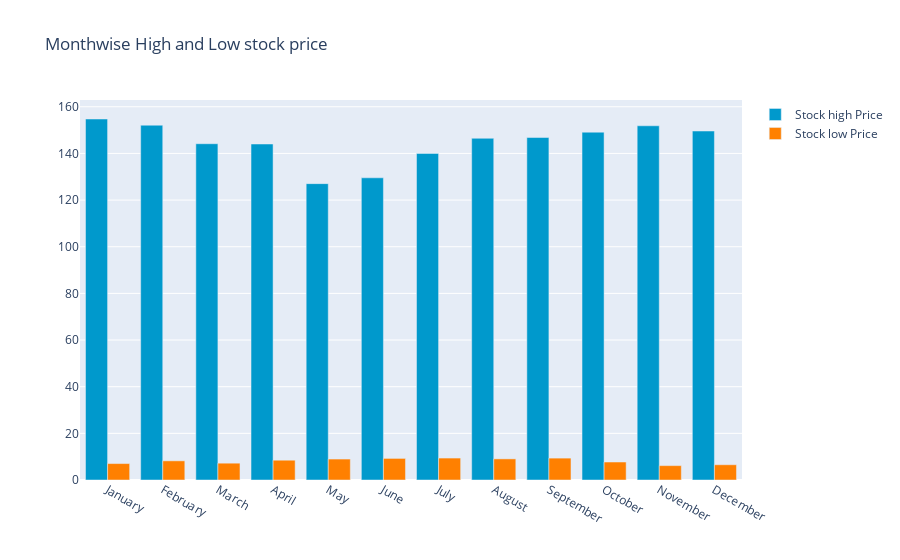

Notebook code for this chart:
### Markdown cell above
### Monthwise Visualization comparision between Stock High and Low price

### Code cell
data.groupby(data['Date'].dt.strftime('%B'))['Low'].min()
monthwise_high = data.groupby(data['Date'].dt.strftime('%B'))['High'].max()
monthwise_high = monthwise_high.reindex(new_order, axis=0)

monthwise_low = data.groupby(data['Date'].dt.strftime('%B'))['Low'].min()
monthwise_low = monthwise_low.reindex(new_order, axis=0)

fig = go.Figure()
fig.add_trace(go.Bar(
    x=monthwise_high.index,
    y=monthwise_high,
    name='Stock high Price',
    marker_color='rgb(0, 153, 204)'
))
fig.add_trace(go.Bar(
    x=monthwise_low.index,
    y=monthwise_low,
    name='Stock low Price',
    marker_color='rgb(255, 128, 0)'
))

fig.update_layout(barmode='group', 
                  title=' Monthwise High and Low stock price')
fig.show()

### Figure 1 — Plotly figure (JSON) as saved in the notebook; plotly's stock layout.template omitted (floating-point values rounded to 4 significant figures)
{"data": [{"marker": {"color": "rgb(0, 153, 204)"}, "name": "Stock high Price", "type": "bar", "x": ["January", "February", "March", "April", "May", "June", "July", "August", "September", "October", "November", "December"], "y": [154.8, 152.1, 144.2, 144.0, 127.1, 129.6, 140.0, 146.5, 146.8, 149.1, 151.9, 149.6]}, {"marker": {"color": "rgb(255, 128, 0)"}, "name": "Stock low Price", "type": "bar", "x": ["January", "February", "March", "April", "May", "June", "July", "August", "September", "October", "November", "December"], "y": [7.042, 8.208, 7.209, 8.483, 8.981, 9.255, 9.407, 9.05, 9.383, 7.707, 6.159, 6.54]}], "layout": {"barmode": "group", "title": {"text": " Monthwise High and Low stock price"}}}
